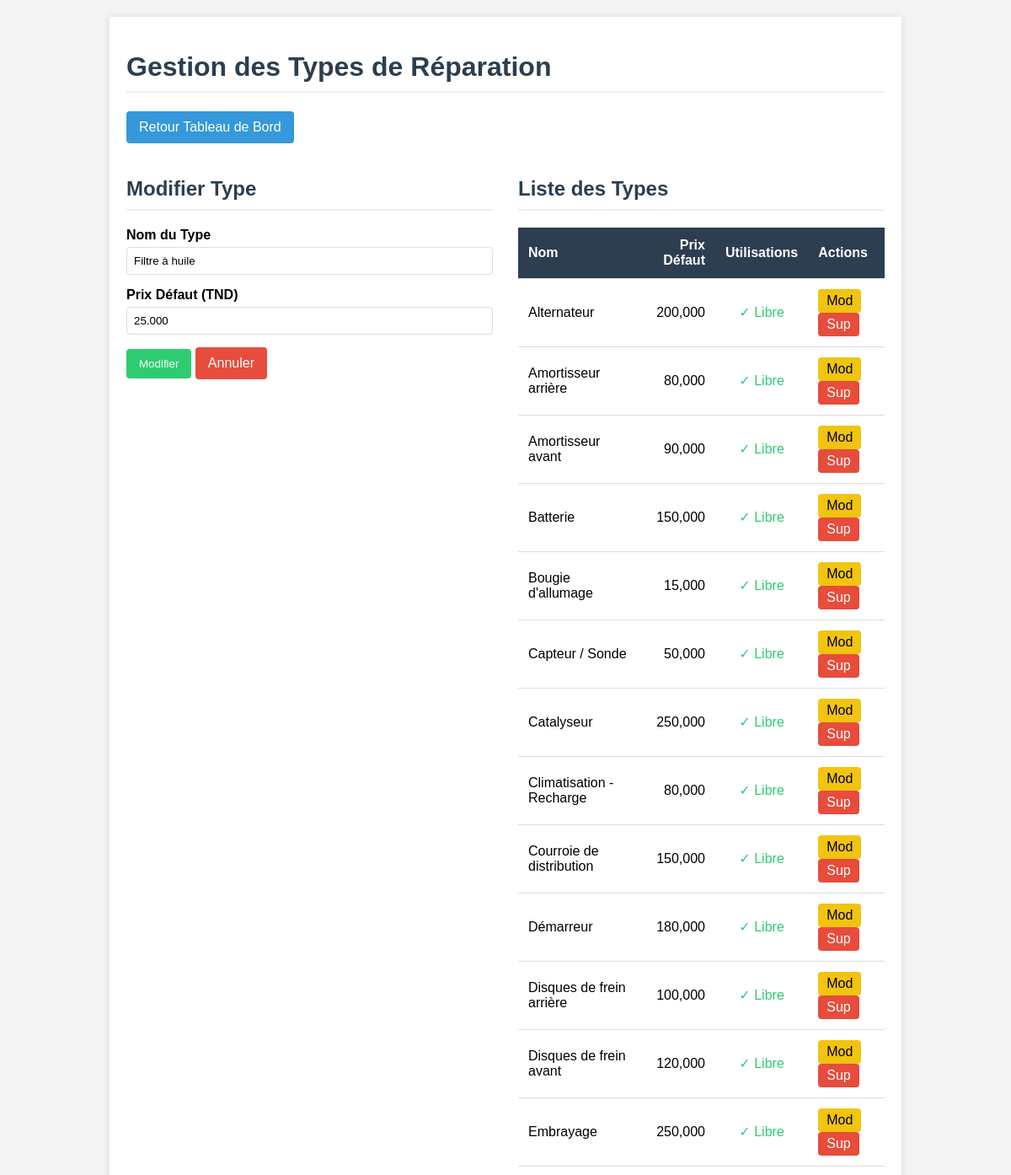
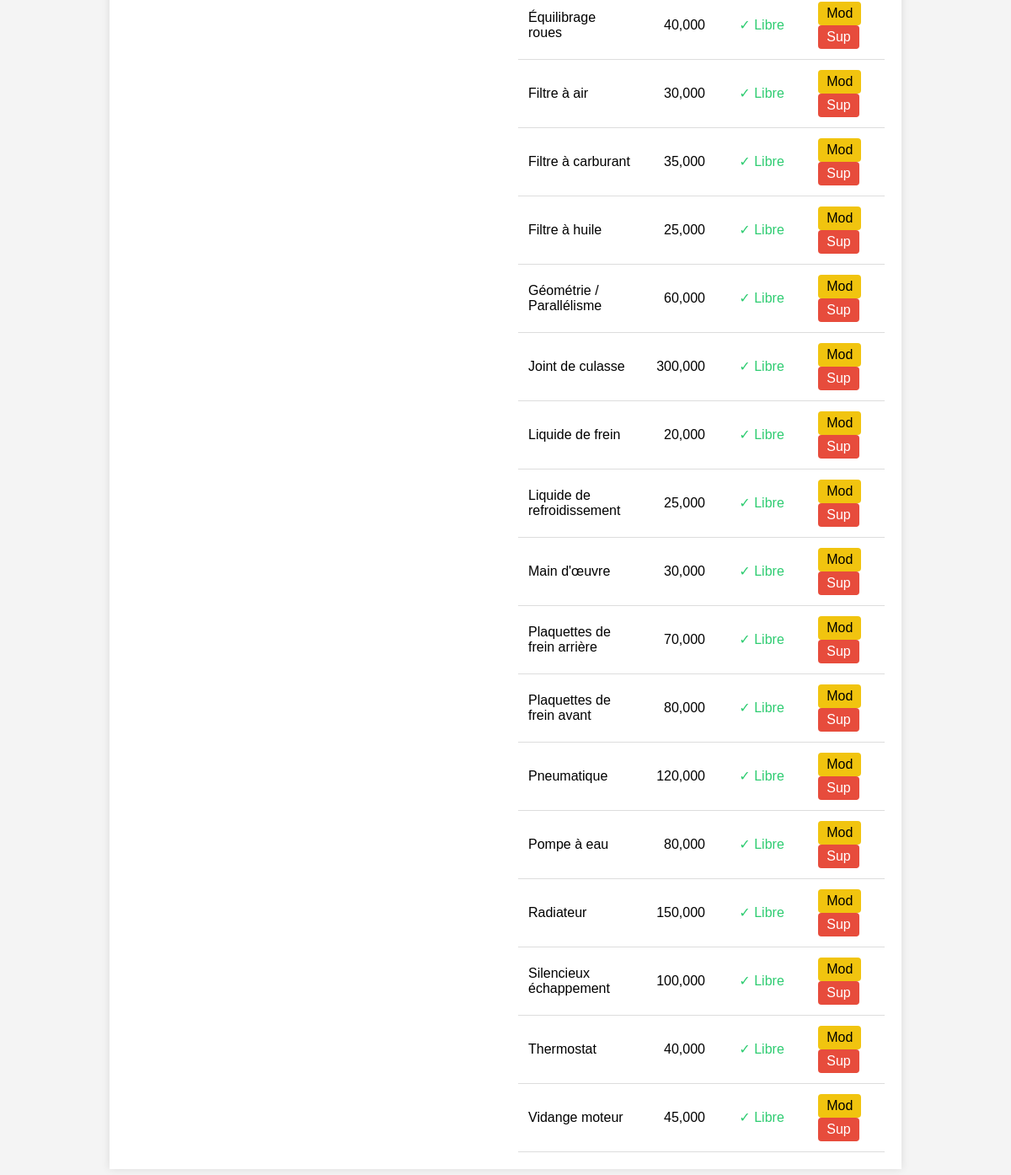
The page /index.php?route=types_edit&id=2 (signed in) on the database its author committed (2 pictures, top to bottom).
### tables this page shows
CREATE TABLE IF NOT EXISTS `repair_types` (
  `id` int(11) NOT NULL AUTO_INCREMENT,
  `name` varchar(100) NOT NULL,
  `default_price` decimal(10,3) DEFAULT 0.000,
  `created_at` timestamp NOT NULL DEFAULT CURRENT_TIMESTAMP,
  PRIMARY KEY (`id`),
  INDEX `idx_name` (`name`)
);

### src/controllers/RepairTypeController.php (called while the page is built, shortened)
<?php
class RepairTypeController {
    private $model;
    public function __construct() {
        $this->model = new RepairType();
    }
    public function edit($id) {
        $type = $this->model->getById($id);
        $types = $this->model->getAll();
        include 'views/repair_type_form.php';
    }
}

### src/models/Database.php (called while the page is built)
<?php
class Database {
    private static $instance = null;
    private $pdo;
    private function __construct() {
        try {
            $dsn = "mysql:host=" . DB_HOST . ";dbname=" . DB_NAME . ";charset=utf8mb4";
            $this->pdo = new PDO($dsn, DB_USER, DB_PASS);
            $this->pdo->setAttribute(PDO::ATTR_ERRMODE, PDO::ERRMODE_EXCEPTION);
            $this->pdo->setAttribute(PDO::ATTR_DEFAULT_FETCH_MODE, PDO::FETCH_ASSOC);
        } catch (PDOException $e) {
            die("Erreur de connexion : " . $e->getMessage());
        }
    }
    public static function getInstance() {
        if (self::$instance === null) {
            self::$instance = new self();
        }
        return self::$instance;
    }
    public function getConnection() {
        return $this->pdo;
    }
}

### src/models/RepairType.php (called while the page is built, shortened)
<?php
class RepairType {
    private $db;
    public function __construct() {
        $this->db = Database::getInstance()->getConnection();
    }
    public function getAll() {
        $stmt = $this->db->query("SELECT * FROM repair_types ORDER BY name ASC");
        return $stmt->fetchAll();
    }
    public function getById($id) {
        $stmt = $this->db->prepare("SELECT * FROM repair_types WHERE id = ?");
        $stmt->execute([$id]);
        return $stmt->fetch();
    }
    public function getUsageCount($id) {
        $stmt = $this->db->prepare("SELECT COUNT(*) as count FROM invoice_lines WHERE repair_type_id = ?");
        $stmt->execute([$id]);
        $result = $stmt->fetch();
        return $result['count'];
    }
}

### src/views/repair_type_form.php (the view, shortened to what this page needs)
<!DOCTYPE html>
<html lang="fr">
<head>
</head>
<body>
    <div class="container">
        <h1>Gestion des Types de Réparation</h1>
        <div class="actions">
            <a href="index.php?route=invoices" class="btn">Retour Tableau de Bord</a>
        </div>
        <div class="form-section">
            <div class="form-panel">
                <h2><?php echo $type ? 'Modifier Type' : 'Nouveau Type'; ?></h2>
                <form method="POST">
                    <div class="form-group">
                        <label>Nom du Type</label>
                        <input type="text" name="name" value="<?php echo $type ? htmlspecialchars($type['name']) : ''; ?>" required>
                    </div>
                    <div class="form-group">
                        <label>Prix Défaut (TND)</label>
                        <input type="number" step="0.001" name="default_price" value="<?php echo $type ? $type['default_price'] : 0; ?>">
                    </div>
                    <button type="submit" class="btn btn-success"><?php echo $type ? 'Modifier' : 'Ajouter'; ?></button>
                    <?php if($type): ?>
                        <a href="index.php?route=types_create" class="btn btn-danger">Annuler</a>
                    <?php endif; ?>
                </form>
            </div>
            <div class="list-panel">
                <h2>Liste des Types</h2>
                <table>
                    <thead>
                        <tr>
                            <th>Nom</th>
                            <th class="text-right">Prix Défaut</th>
                            <th>Utilisations</th>
                            <th>Actions</th>
                        </tr>
                    </thead>
                    <tbody>
                        <?php if(empty($types)): ?>
                        <tr>
                            <td colspan="4" style="text-align:center;">Aucun type enregistré</td>
                        </tr>
                        <?php else: ?>
                            <?php foreach ($types as $t):
                                $usageCount = $this->model->getUsageCount($t['id']);
                            ?>
                            <tr>
                                <td><?php echo htmlspecialchars($t['name']); ?></td>
                                <td class="text-right"><?php echo number_format($t['default_price'], 3, ',', ' '); ?></td>
                                <td style="text-align: center;">
                                    <?php if($usageCount > 0): ?>
                                        <span style="background: #ffc107; padding: 3px 8px; border-radius: 3px; font-size: 11px;">
                                            🔗 <?php echo $usageCount; ?>
                                        </span>
                                    <?php else: ?>
                                        <span style="color: #2ecc71;">✓ Libre</span>
                                    <?php endif; ?>
                                </td>
                                <td>
                                    <a href="index.php?route=types_edit&id=<?php echo $t['id']; ?>" class="btn btn-warning" style="padding:5px 10px;">Mod</a>
                                    <a href="index.php?route=types_delete&id=<?php echo $t['id']; ?>"
                                       class="btn btn-danger delete-btn"
                                       <?php if($usageCount > 0): ?>
                                           onclick="return confirm('⚠️ Ce type est utilisé dans <?php echo $usageCount; ?> facture(s). Voulez-vous vraiment essayer de le supprimer ?')"
                                       <?php else: ?>
                                           onclick="return confirm('Supprimer ce type de réparation ?')"
                                       <?php endif; ?>
                                    >Sup</a>
                                </td>
                            </tr>
                            <?php endforeach; ?>
                        <?php endif; ?>
                    </tbody>
                </table>
            </div>
        </div>
    </div>
</body>
</html>

### src/views/repair_type_form.php (style rules this page uses)
body { font-family: Arial, sans-serif; margin: 0; padding: 20px; background: #f4f4f4; }
.container { max-width: 900px; margin: 0 auto; background: #fff; padding: 20px; box-shadow: 0 0 10px rgba(0,0,0,0.1); }
h1, h2 { color: #2c3e50; border-bottom: 2px solid #ecf0f1; padding-bottom: 10px; }
.form-group { margin-bottom: 15px; }
label { display: block; margin-bottom: 5px; font-weight: bold; }
input { width: 100%; padding: 8px; box-sizing: border-box; border: 1px solid #ddd; border-radius: 4px; }
.btn { padding: 10px 15px; background: #3498db; color: #fff; border: none; cursor: pointer; text-decoration: none; display: inline-block; border-radius: 4px; }
.btn-danger { background: #e74c3c; }
.btn-warning { background: #f1c40f; color: #000; }
.btn-success { background: #2ecc71; }
table { width: 100%; border-collapse: collapse; margin-top: 20px; }
th, td { padding: 12px; text-align: left; border-bottom: 1px solid #ddd; }
th { background: #2c3e50; color: #fff; }
.text-right { text-align: right; }
.actions { margin-bottom: 20px; }
.form-section { display: flex; gap: 30px; flex-wrap: wrap; }
.form-panel { flex: 1; min-width: 300px; }
.list-panel { flex: 1; min-width: 300px; }
.delete-btn { padding: 5px 10px; }

### rows shown on the page
repair_types: name "Filtre à huile", default_price "25.000", default_price "25,000", shows "✓ Libre"
repair_types: name "Alternateur", default_price "200,000", shows "✓ Libre"
repair_types: name "Amortisseur arrière", default_price "80,000", shows "✓ Libre"
repair_types: name "Amortisseur avant", default_price "90,000", shows "✓ Libre"
repair_types: name "Batterie", default_price "150,000", shows "✓ Libre"
repair_types: name "Bougie d'allumage", default_price "15,000", shows "✓ Libre"
repair_types: name "Capteur / Sonde", default_price "50,000", shows "✓ Libre"
repair_types: name "Catalyseur", default_price "250,000", shows "✓ Libre"
repair_types: name "Climatisation - Recharge", default_price "80,000", shows "✓ Libre"
repair_types: name "Courroie de distribution", default_price "150,000", shows "✓ Libre"
repair_types: name "Démarreur", default_price "180,000", shows "✓ Libre"
repair_types: name "Disques de frein arrière", default_price "100,000", shows "✓ Libre"
repair_types: name "Disques de frein avant", default_price "120,000", shows "✓ Libre"
repair_types: name "Embrayage", default_price "250,000", shows "✓ Libre"
repair_types: name "Équilibrage roues", default_price "40,000", shows "✓ Libre"
repair_types: name "Filtre à air", default_price "30,000", shows "✓ Libre"
repair_types: name "Filtre à carburant", default_price "35,000", shows "✓ Libre"
repair_types: name "Géométrie / Parallélisme", default_price "60,000", shows "✓ Libre"
repair_types: name "Joint de culasse", default_price "300,000", shows "✓ Libre"
repair_types: name "Liquide de frein", default_price "20,000", shows "✓ Libre"
repair_types: name "Liquide de refroidissement", default_price "25,000", shows "✓ Libre"
repair_types: name "Main d'œuvre", default_price "30,000", shows "✓ Libre"
repair_types: name "Plaquettes de frein arrière", default_price "70,000", shows "✓ Libre"
repair_types: name "Plaquettes de frein avant", default_price "80,000", shows "✓ Libre"
repair_types: name "Pneumatique", default_price "120,000", shows "✓ Libre"
repair_types: name "Pompe à eau", default_price "80,000", shows "✓ Libre"
repair_types: name "Radiateur", default_price "150,000", shows "✓ Libre"
repair_types: name "Silencieux échappement", default_price "100,000", shows "✓ Libre"
repair_types: name "Thermostat", default_price "40,000", shows "✓ Libre"
repair_types: name "Vidange moteur", default_price "45,000", shows "✓ Libre"
